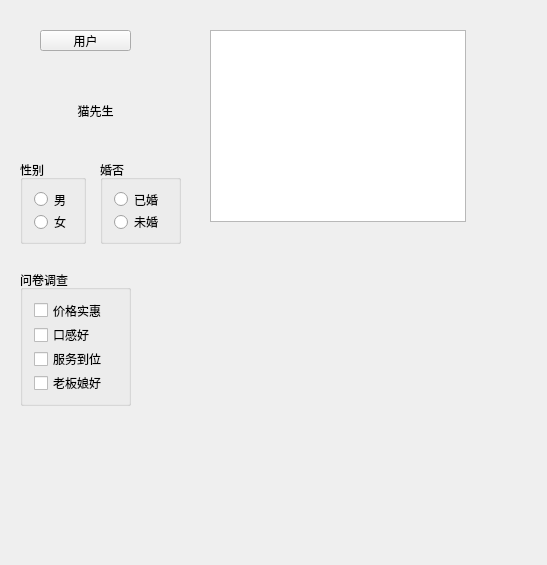
<?xml version="1.0" encoding="UTF-8"?>
<ui version="4.0">
 <class>Widget</class>
 <widget class="QWidget" name="Widget">
  <property name="geometry">
   <rect>
    <x>0</x>
    <y>0</y>
    <width>547</width>
    <height>565</height>
   </rect>
  </property>
  <property name="windowTitle">
   <string>Widget</string>
  </property>
  <widget class="QPushButton" name="pushButton">
   <property name="geometry">
    <rect>
     <x>40</x>
     <y>30</y>
     <width>91</width>
     <height>21</height>
    </rect>
   </property>
   <property name="text">
    <string>用户</string>
   </property>
  </widget>
  <widget class="QToolButton" name="toolButton">
   <property name="geometry">
    <rect>
     <x>30</x>
     <y>80</y>
     <width>131</width>
     <height>61</height>
    </rect>
   </property>
   <property name="text">
    <string>猫先生</string>
   </property>
   <property name="icon">
    <iconset resource="res.qrc">
     <normaloff>:/Saved Pictures/Mr.cat.jpg</normaloff>:/Saved Pictures/Mr.cat.jpg</iconset>
   </property>
   <property name="iconSize">
    <size>
     <width>50</width>
     <height>50</height>
    </size>
   </property>
   <property name="toolButtonStyle">
    <enum>Qt::ToolButtonTextBesideIcon</enum>
   </property>
   <property name="autoRaise">
    <bool>true</bool>
   </property>
  </widget>
  <widget class="QGroupBox" name="groupBox">
   <property name="geometry">
    <rect>
     <x>20</x>
     <y>160</y>
     <width>66</width>
     <height>84</height>
    </rect>
   </property>
   <property name="title">
    <string>性别</string>
   </property>
   <layout class="QVBoxLayout" name="verticalLayout">
    <item>
     <widget class="QRadioButton" name="radioButtonMan">
      <property name="text">
       <string>男</string>
      </property>
     </widget>
    </item>
    <item>
     <widget class="QRadioButton" name="radioButtonWoman">
      <property name="text">
       <string>女</string>
      </property>
     </widget>
    </item>
   </layout>
  </widget>
  <widget class="QGroupBox" name="groupBox_2">
   <property name="geometry">
    <rect>
     <x>100</x>
     <y>160</y>
     <width>81</width>
     <height>84</height>
    </rect>
   </property>
   <property name="title">
    <string>婚否</string>
   </property>
   <layout class="QVBoxLayout" name="verticalLayout_2">
    <item>
     <widget class="QRadioButton" name="radioButton_3">
      <property name="text">
       <string>已婚</string>
      </property>
     </widget>
    </item>
    <item>
     <widget class="QRadioButton" name="radioButton_4">
      <property name="text">
       <string>未婚</string>
      </property>
     </widget>
    </item>
   </layout>
  </widget>
  <widget class="QGroupBox" name="groupBox_3">
   <property name="geometry">
    <rect>
     <x>20</x>
     <y>270</y>
     <width>111</width>
     <height>136</height>
    </rect>
   </property>
   <property name="title">
    <string>问卷调查</string>
   </property>
   <layout class="QVBoxLayout" name="verticalLayout_3">
    <item>
     <widget class="QCheckBox" name="checkBox">
      <property name="text">
       <string>价格实惠</string>
      </property>
     </widget>
    </item>
    <item>
     <widget class="QCheckBox" name="checkBox_2">
      <property name="text">
       <string>口感好</string>
      </property>
     </widget>
    </item>
    <item>
     <widget class="QCheckBox" name="checkBox_3">
      <property name="text">
       <string>服务到位</string>
      </property>
     </widget>
    </item>
    <item>
     <widget class="QCheckBox" name="bossWoman">
      <property name="text">
       <string>老板娘好</string>
      </property>
     </widget>
    </item>
   </layout>
  </widget>
  <widget class="QListWidget" name="listWidget">
   <property name="geometry">
    <rect>
     <x>210</x>
     <y>30</y>
     <width>256</width>
     <height>192</height>
    </rect>
   </property>
  </widget>
 </widget>
 <layoutdefault spacing="6" margin="11"/>
 <resources>
  <include location="res.qrc"/>
 </resources>
 <connections/>
</ui>
